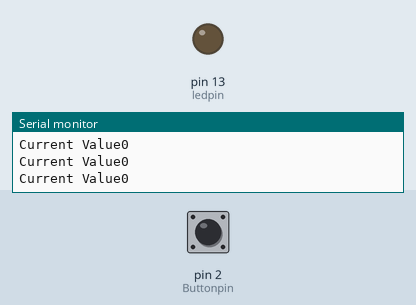
The program below on a simulated Arduino Mega 2560, built with avr-gcc and run on an emulated ATmega2560. On the bench: output pins drawn as LEDs (lit = HIGH), the last lines printed to the serial monitor. The test bench sets the inputs (shaded band); at power-on: pin 2 (Buttonpin) LOW.

Above: at 2.8 s.
2.9 s: pin 2 (Buttonpin) pulled HIGH for 3.2 s
At 6.5 s:
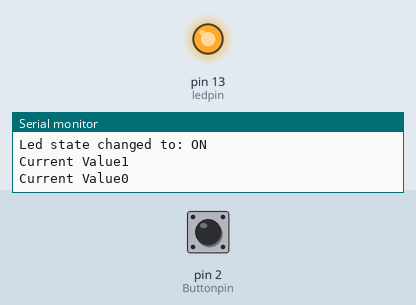
7.6 s: pin 2 (Buttonpin) pulled HIGH for 1.2 s
At 8.8 s:
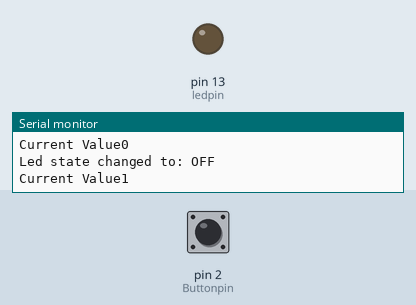
Timing chart, 0 to 10.6 s (numbered marks = the images above; inputs shaded):
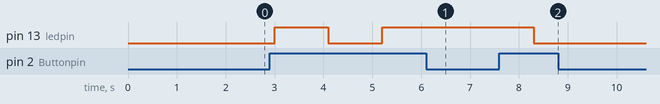

Measured:
- after the input at 2.9 s, pin 13 (ledpin): LOW → HIGH after 0.10 s, → LOW 1.1 s later, → HIGH 1.1 s later
- after the input at 7.6 s, pin 13 (ledpin): HIGH → LOW after 0.70 s

The program:

main.cpp
```cpp
#include <Arduino.h>
#include "led_driver.h"
#include "button_driver.h"


#define ledpin 13
#define Buttonpin 2

LedDriver led(ledpin); // Initialize led
ButtonDriver button(Buttonpin); // Initialize button

void setup() {
    Serial.begin(115200);
    pinMode(led.led, OUTPUT);
    pinMode(button.button,INPUT);
}

void loop() {

    // Pooling
    uint16_t value = button.GetCurrentValue();

    if (value == HIGH) {
        led.led_toggle();
    }

    Serial.print("Current Value");
    Serial.println(value);


    delay(1000);
}
```

button_driver.h
```cpp
#ifndef BUTTON_DRIVER_H
#define BUTTON_DRIVER_H

#include <Arduino.h>


class ButtonDriver {
public:
    uint8_t button;
    uint16_t value;

    ButtonDriver(uint8_t bouton);

    uint16_t GetCurrentValue();


private:
    void set_button(uint8_t newButton);
    uint8_t get_button();
    void set_value(uint16_t value);

};

#endif
```

led_driver.h
```cpp
#ifndef LED_DRIVER_H
#define LED_DRIVER_H

#include <Arduino.h>

const uint8_t INTERNAL_LED = 13;

class LedDriver {
public:
    uint8_t led;
    bool state;

    LedDriver(uint8_t led);
    LedDriver();

    void led_on();
    void led_off();
    void led_toggle(uint32_t TimeSleep = 100);
    void change_state(bool state);


private:
    void set_led(uint8_t newLed);
    uint8_t get_led();
    bool get_state();
    void set_state(bool state);
};

#endif
```

button_driver.cpp
```cpp
#include "button_driver.h"

ButtonDriver::ButtonDriver(uint8_t button)
{
    set_button(button);
}

uint16_t ButtonDriver::GetCurrentValue()
{
    value = digitalRead(button);
    set_value(value);
    return value;
}

// SETTER

void ButtonDriver::set_value(uint16_t newValue)
{
    this->value = newValue;
}


// GETTER

void ButtonDriver::set_button(uint8_t newButton)
{
    this->button = newButton;
}

uint8_t ButtonDriver::get_button()
{
    return this->button;
}
```

led_driver.cpp
```cpp
#include "led_driver.h"

LedDriver::LedDriver(uint8_t led) {
    set_led(led);
    set_state(false);
}

LedDriver::LedDriver() {
    set_led(INTERNAL_LED);
    set_state(false);
}


void LedDriver::led_on() {
    Serial.println("Led ON");
    set_state(true);
    digitalWrite(get_led(), HIGH);
}

void LedDriver::led_off() {
    Serial.println("Led OFF");
    set_state(false);
    digitalWrite(get_led(), LOW);
}

void LedDriver::led_toggle(uint32_t TimeSleep) {
    change_state(get_state());
    delay(TimeSleep);
}

void LedDriver::set_led(uint8_t newLed) {
    led = newLed;
}

uint8_t LedDriver::get_led() {
    return led;
}


void LedDriver::change_state(bool state)
{
    bool newState = !state;
    set_state(newState);
    digitalWrite(get_led(), newState ? HIGH : LOW);
    Serial.print("Led state changed to: ");
    Serial.println(newState ? "ON" : "OFF");
}


bool LedDriver::get_state() {
    return state;
}


void LedDriver::set_state(bool newState){
    this->state = newState;
}
```
